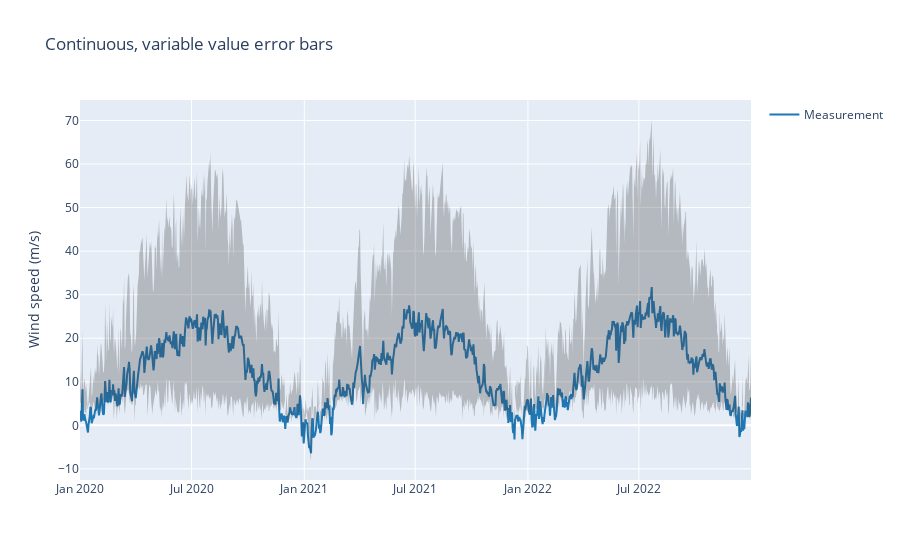

The notebook cell this image was saved under:
### Code cell
fig = go.Figure([
    go.Scatter(
        name='Measurement',
        x=df['date'],
        y=df['tmean'],
        mode='lines',
        line=dict(color='rgb(31, 119, 180)'),
    ),
    go.Scatter(
        name='Upper Bound',
        x=df['date'],
        y=df['tmean']+df['tmax'],
        mode='lines',
        marker=dict(color="#444"),
        line=dict(width=0),
        showlegend=False
    ),
    go.Scatter(
        name='Lower Bound',
        x=df['date'],
        y=df['tmean']-df['tmin'],
        marker=dict(color="#444"),
        line=dict(width=0),
        mode='lines',
        fillcolor='rgba(68, 68, 68, 0.3)',
        fill='tonexty',
        showlegend=False
    )
])
fig.update_layout(
    yaxis_title='Wind speed (m/s)',
    title='Continuous, variable value error bars',
    hovermode="x"
)
fig.show()

### Figure 1 — Plotly figure (JSON) as saved in the notebook; plotly's stock layout.template omitted (floating-point values rounded to 4 significant figures; data arrays with more than 128 entries replaced by an {"elided": "..."} marker saying what was removed)
{"data": [{"line": {"color": "rgb(31, 119, 180)"}, "mode": "lines", "name": "Measurement", "type": "scatter", "x": {"elided": "1096 str values"}, "y": {"elided": "1096 float values"}}, {"line": {"width": 0}, "marker": {"color": "#444"}, "mode": "lines", "name": "Upper Bound", "showlegend": false, "type": "scatter", "x": {"elided": "1096 str values"}, "y": {"elided": "1096 float values"}}, {"fill": "tonexty", "fillcolor": "rgba(68, 68, 68, 0.3)", "line": {"width": 0}, "marker": {"color": "#444"}, "mode": "lines", "name": "Lower Bound", "showlegend": false, "type": "scatter", "x": {"elided": "1096 str values"}, "y": {"elided": "1096 float values"}}], "layout": {"hovermode": "x", "title": {"text": "Continuous, variable value error bars"}, "yaxis": {"title": {"text": "Wind speed (m/s)"}}}}
